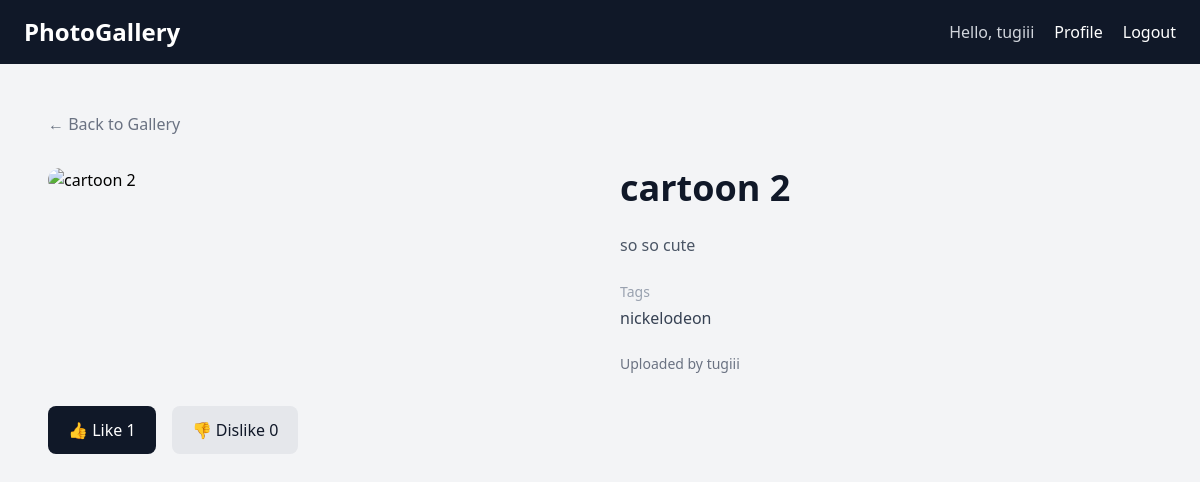
/photo/2/ (signed in), run on the app's committed database.
### photo_gallery/models.py (models this page shows, shortened)
class Photo(models.Model):
    title = models.CharField(max_length=200)
    description = models.TextField()
    image = CloudinaryField("image")
    tags = models.CharField(max_length=255)
    uploaded_by = models.ForeignKey(
        User,
        on_delete=models.CASCADE,
        related_name="photos",
    )
    created_at = models.DateTimeField(auto_now_add=True)
    likes = models.ManyToManyField(
        User,
        related_name="liked_photos",
        blank=True,
    )
    dislikes = models.ManyToManyField(
        User,
        related_name="disliked_photos",
        blank=True,
    )

### photo_gallery/views.py (the view)
# urls.py: path("photo/<int:photo_id>/", views.photo_detail, name="photo_detail"),
@login_required
def photo_detail(request, photo_id):
    photo = get_object_or_404(Photo, id=photo_id)
    return render(
        request,
        "photo_gallery/photo_detail.html",
        {"photo": photo},
    )

### photo_gallery/templates/photo_gallery/photo_detail.html (shortened to what this page needs)
{% extends "photo_gallery/base.html" %}
{% block content %}
<section class="max-w-6xl mx-auto px-6 py-12">
    <a
        href="{% url 'home' %}"
        class="text-gray-500 hover:text-gray-900"
    >
        ← Back to Gallery
    </a>
    <div class="grid md:grid-cols-2 gap-10 mt-8">
        <div>
            <img
                src="{{ photo.image.url }}"
                alt="{{ photo.title }}"
                class="w-full rounded-2xl object-cover"
            >
        </div>
        <div class="flex flex-col justify-center">
            <h1 class="text-4xl font-bold text-gray-900">
                {{ photo.title }}
            </h1>
            <p class="text-gray-600 mt-6 leading-relaxed">
                {{ photo.description }}
            </p>
            <div class="mt-6">
                <p class="text-sm text-gray-400">
                    Tags
                </p>
                <p class="text-gray-700 mt-1">
                    {{ photo.tags }}
                </p>
            </div>
            <div class="mt-6 text-sm text-gray-500">
                Uploaded by {{ photo.uploaded_by.username }}
            </div>
        </div>
    </div>
<div class="flex gap-4 mt-8">
    <form method="POST" action="{% url 'like_photo' photo.id %}">
        <button
            type="submit"
            class="px-5 py-3 bg-gray-900 text-white rounded-lg hover:bg-gray-700 transition"
        >
            👍 Like {{ photo.likes.count }}
        </button>
    </form>
    <form method="POST" action="{% url 'dislike_photo' photo.id %}">
        <button
            type="submit"
            class="px-5 py-3 bg-gray-200 text-gray-900 rounded-lg hover:bg-gray-300 transition"
        >
            👎 Dislike {{ photo.dislikes.count }}
        </button>
    </form>
</div>
</section>
{% endblock %}

### photo_gallery/templates/photo_gallery/base.html (shortened to what this page needs)
<!DOCTYPE html>
<html lang="en">
<head>
    <script src="https://cdn.jsdelivr.net/npm/@tailwindcss/browser@4"></script>
</head>
<body class="bg-gray-100 min-h-screen">
    <nav class="bg-gray-900 text-white">
        <div class="max-w-7xl mx-auto px-6 py-4 flex justify-between items-center">
            <a href="#" class="text-2xl font-bold">
                PhotoGallery
            </a>
            <div class="flex items-center gap-5">
                {% if user.is_authenticated %}
                    <span class="text-gray-300">
                        Hello, {{ user.username }}
                    </span>
                    <a href="{% url 'profile' %}" class="hover:text-gray-300">
                      Profile
                    </a>
                    <a href="{% url 'logout' %}" class="hover:text-gray-300">
                        Logout
                    </a>
                {% endif %}
            </div>
        </div>
    </nav>
    <main>
        {% block content %}
        {% endblock %}
    </main>
</body>
</html>

### data on the page
Photo: title "cartoon 2", description "so so cute", tags "nickelodeon", uploaded_by.username "tugiii", likes.count "1", dislikes.count "0"

### other printed values
{{ user.username }} "tugiii"
